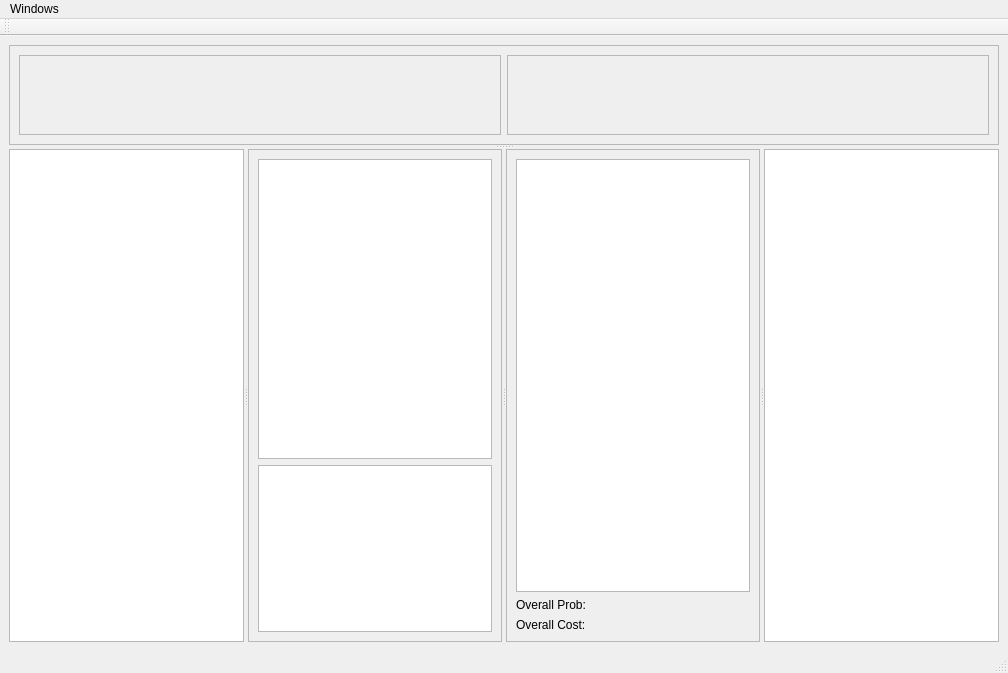
<?xml version="1.0" encoding="UTF-8"?>
<ui version="4.0">
 <class>MainWindow</class>
 <widget class="QMainWindow" name="MainWindow">
  <property name="geometry">
   <rect>
    <x>0</x>
    <y>0</y>
    <width>1008</width>
    <height>673</height>
   </rect>
  </property>
  <property name="windowTitle">
   <string>Node Feature Weights</string>
  </property>
  <widget class="QWidget" name="centralwidget">
   <layout class="QVBoxLayout" name="verticalLayout_3">
    <item>
     <widget class="QSplitter" name="splitter_2">
      <property name="orientation">
       <enum>Qt::Vertical</enum>
      </property>
      <widget class="QFrame" name="frame_2">
       <property name="minimumSize">
        <size>
         <width>0</width>
         <height>100</height>
        </size>
       </property>
       <property name="frameShape">
        <enum>QFrame::StyledPanel</enum>
       </property>
       <property name="frameShadow">
        <enum>QFrame::Raised</enum>
       </property>
       <layout class="QHBoxLayout" name="horizontalLayout">
        <item>
         <widget class="QFrame" name="context3dFrame">
          <property name="frameShape">
           <enum>QFrame::StyledPanel</enum>
          </property>
          <property name="frameShadow">
           <enum>QFrame::Raised</enum>
          </property>
          <layout class="QHBoxLayout" name="horizontalLayout_2"/>
         </widget>
        </item>
        <item>
         <widget class="QFrame" name="matplotlibFrame">
          <property name="frameShape">
           <enum>QFrame::StyledPanel</enum>
          </property>
          <property name="frameShadow">
           <enum>QFrame::Raised</enum>
          </property>
          <layout class="QHBoxLayout" name="horizontalLayout_3"/>
         </widget>
        </item>
       </layout>
      </widget>
      <widget class="QSplitter" name="splitter">
       <property name="orientation">
        <enum>Qt::Horizontal</enum>
       </property>
       <widget class="QTableView" name="nodeTable">
        <property name="selectionBehavior">
         <enum>QAbstractItemView::SelectRows</enum>
        </property>
        <property name="sortingEnabled">
         <bool>true</bool>
        </property>
       </widget>
       <widget class="QFrame" name="frame_3">
        <property name="frameShape">
         <enum>QFrame::StyledPanel</enum>
        </property>
        <property name="frameShadow">
         <enum>QFrame::Raised</enum>
        </property>
        <layout class="QGridLayout" name="gridLayout">
         <item row="0" column="0" colspan="2">
          <widget class="QTableView" name="nodeResultsTable">
           <property name="minimumSize">
            <size>
             <width>0</width>
             <height>300</height>
            </size>
           </property>
           <property name="selectionBehavior">
            <enum>QAbstractItemView::SelectRows</enum>
           </property>
           <property name="sortingEnabled">
            <bool>true</bool>
           </property>
          </widget>
         </item>
         <item row="1" column="0" colspan="2">
          <widget class="QTableView" name="entropyMetricTable"/>
         </item>
        </layout>
       </widget>
       <widget class="QFrame" name="frame">
        <property name="minimumSize">
         <size>
          <width>0</width>
          <height>400</height>
         </size>
        </property>
        <property name="frameShape">
         <enum>QFrame::StyledPanel</enum>
        </property>
        <property name="frameShadow">
         <enum>QFrame::Raised</enum>
        </property>
        <layout class="QGridLayout" name="gridLayout_2">
         <item row="0" column="0" colspan="2">
          <widget class="QTableView" name="factorResultsTable">
           <property name="selectionBehavior">
            <enum>QAbstractItemView::SelectRows</enum>
           </property>
           <property name="sortingEnabled">
            <bool>true</bool>
           </property>
          </widget>
         </item>
         <item row="2" column="0">
          <widget class="QLabel" name="label_2">
           <property name="text">
            <string>Overall Prob:</string>
           </property>
          </widget>
         </item>
         <item row="3" column="0">
          <widget class="QLabel" name="label">
           <property name="text">
            <string>Overall Cost:</string>
           </property>
          </widget>
         </item>
         <item row="2" column="1">
          <widget class="QLabel" name="overallProbLabel">
           <property name="text">
            <string/>
           </property>
          </widget>
         </item>
         <item row="3" column="1">
          <widget class="QLabel" name="overallCostLabel">
           <property name="text">
            <string/>
           </property>
          </widget>
         </item>
        </layout>
       </widget>
       <widget class="QTableView" name="featureTable">
        <property name="selectionBehavior">
         <enum>QAbstractItemView::SelectRows</enum>
        </property>
        <property name="sortingEnabled">
         <bool>true</bool>
        </property>
       </widget>
      </widget>
     </widget>
    </item>
   </layout>
  </widget>
  <widget class="QMenuBar" name="menubar">
   <property name="geometry">
    <rect>
     <x>0</x>
     <y>0</y>
     <width>1008</width>
     <height>25</height>
    </rect>
   </property>
   <widget class="QMenu" name="windowsMenu">
    <property name="title">
     <string>Windows</string>
    </property>
   </widget>
   <addaction name="windowsMenu"/>
  </widget>
  <widget class="QStatusBar" name="statusbar"/>
  <widget class="QToolBar" name="toolBar">
   <property name="windowTitle">
    <string>toolBar</string>
   </property>
   <attribute name="toolBarArea">
    <enum>TopToolBarArea</enum>
   </attribute>
   <attribute name="toolBarBreak">
    <bool>false</bool>
   </attribute>
  </widget>
 </widget>
 <resources/>
 <connections/>
</ui>
